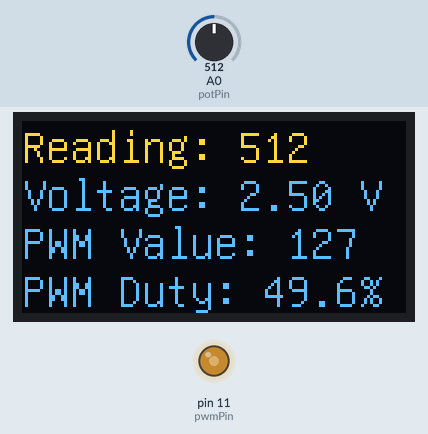
Bench run of a sketch on a simulated Arduino Uno, built with avr-gcc and run on an emulated ATmega328P. Parts: 128×64 one-colour display, output pins drawn as LEDs (lit = HIGH). The test bench sets the inputs (shaded band); at power-on: A0 (potPin) = 512. The OLED is the two-colour kind (top 16 rows yellow).

Above: at 1.2 s.
1.3 s: A0 (potPin) set to 716
At 3.3 s:
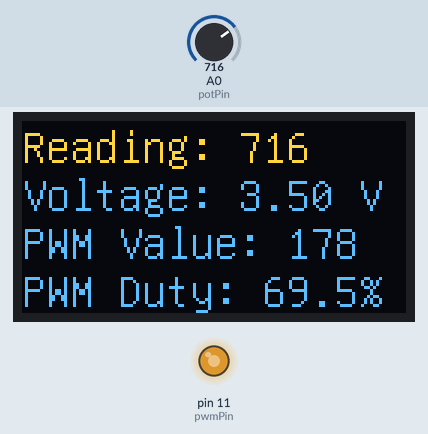
3.6 s: A0 (potPin) set to 900
At 5.1 s:
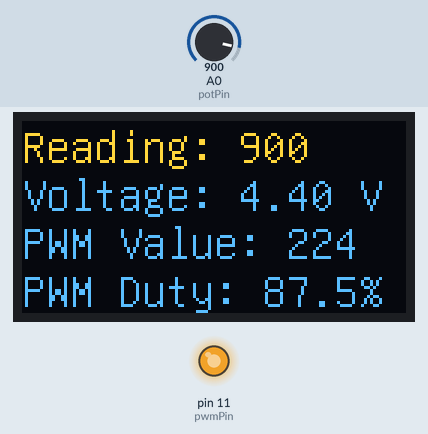
5.8 s: A0 (potPin) set to 122
At 7.0 s:
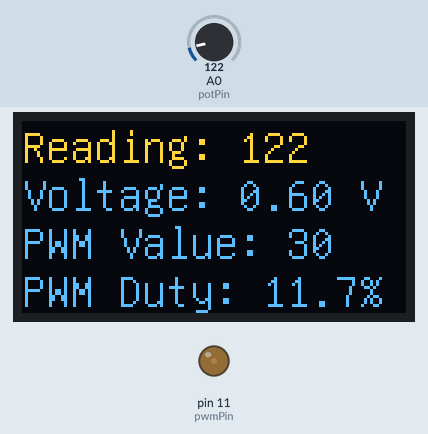
8.0 s: A0 (potPin) set to 0
At 9.5 s:
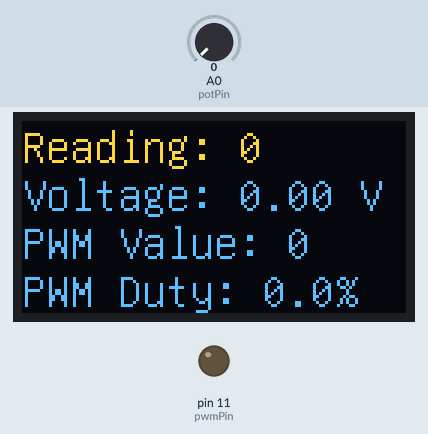
Timing chart, 0 to 11.0 s (numbered marks = the images above; inputs shaded):
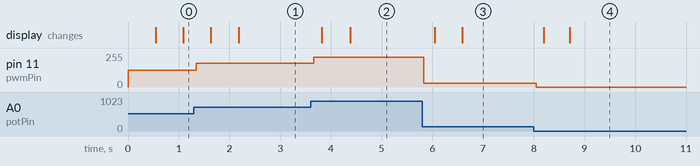

Measured:
- after the input at 1.3 s, pin 11 (pwmPin): 127/255 → 178/255 after 0.05 s; the display: first changes after 0.33 s (image 1 shows a later state)
- after the input at 3.6 s, pin 11 (pwmPin): 178/255 → 224/255 after 0.06 s; the display: first changes after 0.22 s (image 2 shows a later state)
- after the input at 5.8 s, pin 11 (pwmPin): 224/255 → 30/255 at once; the display: first changes after 0.25 s (image 3 shows a later state)
- after the input at 8.0 s, pin 11 (pwmPin): 30/255 → 0/255 after 0.05 s; the display: first changes after 0.20 s (image 4 shows a later state)

The sketch:

PWMWithOLED.ino
```cpp
// PWM a pin based based on the reading from a potentiometer.

#include "U8glib.h"

const int clkPin = 8;
const int mosiPin = 9;
const int csPin = 6;
const int dcPin = 7;
U8GLIB_SH1106_128X64 u8g(clkPin, mosiPin, csPin, dcPin);

const int potPin = 0;
const int pwmPin = 11;

// 4 lines is recommended, but 5 also works.
#define numLines 4

const boolean flipped = false;
int deltaRow = 16, firstRow = 14;

String text[] = {
  "1234567890123456",
  "Hello, world!",
  "Hello, again!",
  "Hi, yet again!",
  "Enough already!"
};

int voltageReading = 0; // 10 bit
float voltage = 0;
int pwmValue = 0; // 8 bit
float dutyCycle = 0.0;
long lastPrintTime = 0;

void setup() {

  u8g.setFont(u8g_font_unifont); // 16 x 16

  if (flipped) {
    u8g.setRot180(); // flip screen
    firstRow = 12;
  }

  if (numLines == 5) { deltaRow = 12; }
}

void loop() {

  u8g.firstPage();
  do {

    voltageReading = analogRead(potPin);
    pwmValue = map(voltageReading, 0, 1023, 0, 255);
    analogWrite(pwmPin, pwmValue);

    if (millis() - lastPrintTime > 50) {

      voltage = map(voltageReading, 0, 1023, 0, 5000) / 1000.0;
      dutyCycle = 100 * pwmValue / 256.0;
      text[0] = "Reading: " + String(voltageReading, DEC);
      text[1] = "Voltage: " + String(voltage, 2) + " V";
      text[2] = "PWM Value: " + String(pwmValue, DEC);
      text[3] = "PWM Duty: " + String(dutyCycle, 1) + "%";

      lastPrintTime = millis();
    }
    draw();
  } while(u8g.nextPage());

}

void draw(void) {

  char charBuffer[16];

  // Display each line. The first two parameters of drawStr() specify the lower left corner of the first character.
  for (int i = 0; i < numLines; i++) {
    text[i].toCharArray(charBuffer, 16);
    u8g.drawStr(0, firstRow + i*deltaRow, charBuffer);
  }
}
```
